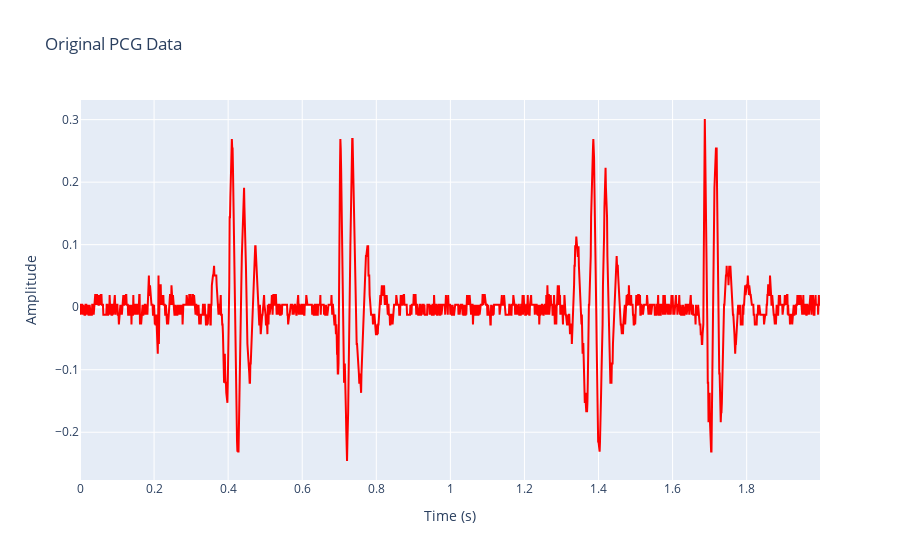

Write notebook code for a chart like this one.
### Markdown cell above
### Read Data and Plot Original PCG data

### Code cell
pcg = pd.read_csv("Print_16_v2_PCG_RV.txt",delimiter='\t')
pcg = pcg.iloc[:, 1].values
N = len(pcg)
Fs = 1000

fig = go.Figure(data=go.Scatter(x=np.arange(N)/Fs, y=pcg, mode="lines",
                                name="PCG", line=dict(color='red')))

fig.update_xaxes(title_text="Time (s)")
fig.update_yaxes(title_text="Amplitude")
fig.update_layout(title="Original PCG Data")

fig.show()

### Figure 1 — Plotly figure (JSON) as saved in the notebook; plotly's stock layout.template omitted (floating-point values rounded to 4 significant figures; data arrays with more than 128 entries replaced by an {"elided": "..."} marker saying what was removed)
{"data": [{"line": {"color": "red"}, "mode": "lines", "name": "PCG", "type": "scatter", "x": {"elided": "1999 float values"}, "y": {"elided": "1999 float values"}}], "layout": {"title": {"text": "Original PCG Data"}, "xaxis": {"title": {"text": "Time (s)"}}, "yaxis": {"title": {"text": "Amplitude"}}}}
